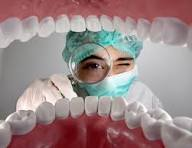
#> input picture images.jpeg, 192 x 148 px
$ python pg8.py
#> lines starting #> are read from the running program, lines starting #| are printed output that depends on the picture
import cv2
import numpy as np

# Read the image
image = cv2.imread('images.jpeg')
#> image is the input picture: shape (148, 192, 3); mean B, G, R 135.6, 135.5, 155.7

if image is None:
    print("Error: Image not loaded.")
else:
    # Define the kernel for the dilation operation
    kernel = np.ones((5, 5), np.uint8)

    # Apply the dilation function
    dilated_image = cv2.dilate(image, kernel, iterations=1)
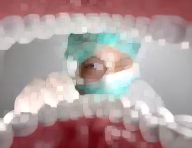
#> dilated_image: shape (148, 192, 3); mean B, G, R 155.4, 155.4, 174.7

    # Display the original and dilated images
    cv2.imshow('Original Image', image)
    cv2.imshow('Dilated Image', dilated_image)

    cv2.waitKey(0)
    cv2.destroyAllWindows()
